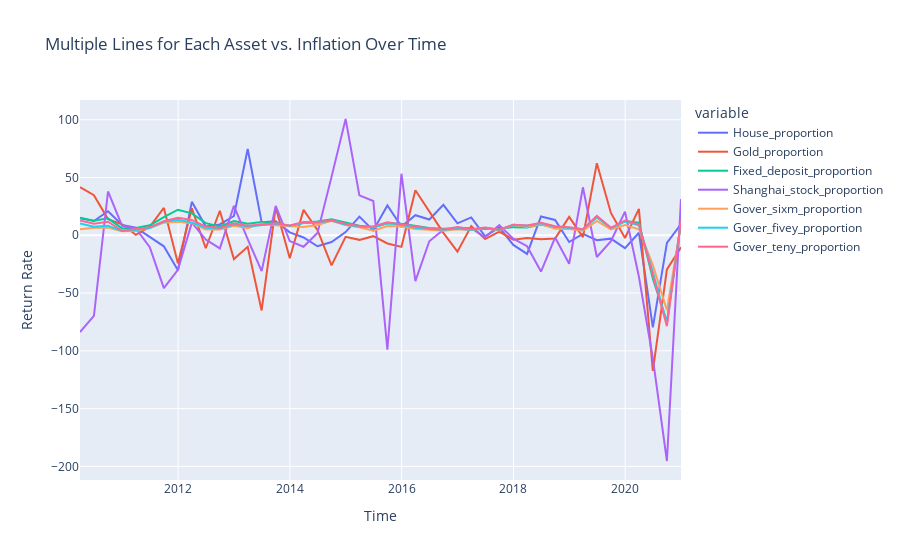

Write notebook code for a chart like this one.
### Code cell
# Calculate the return rate - Asset/Inflation
data['House_proportion'] = data['House_Change'] / data['core_inflation']
data['Gold_proportion'] = data['Gold_Change'] / data['core_inflation']
data['Fixed_deposit_proportion'] = data['Fixed_deposit_rate'] / data['core_inflation']
data['Shanghai_stock_proportion'] = data['Shanghai_stock_Change'] / data['core_inflation']
data['Gover_sixm_proportion'] = data['government_bond_yield_sixm'] / data['core_inflation']
data['Gover_fivey_proportion'] = data['government_bond_yield_fivey'] / data['core_inflation']
data['Gover_teny_proportion'] = data['government_bond_yield_teny'] / data['core_inflation']

# Plot change percentage using plotly express
fig = px.line(data, x='Time', y=['House_proportion', 'Gold_proportion', 'Fixed_deposit_proportion',
                                  'Shanghai_stock_proportion', 'Gover_sixm_proportion', 'Gover_fivey_proportion',
                                  'Gover_teny_proportion'],
              line_shape='linear', labels={'value': 'Return Rate'}, title='Multiple Lines for Each Asset vs. Inflation Over Time')

# Show the plot
fig.show()
